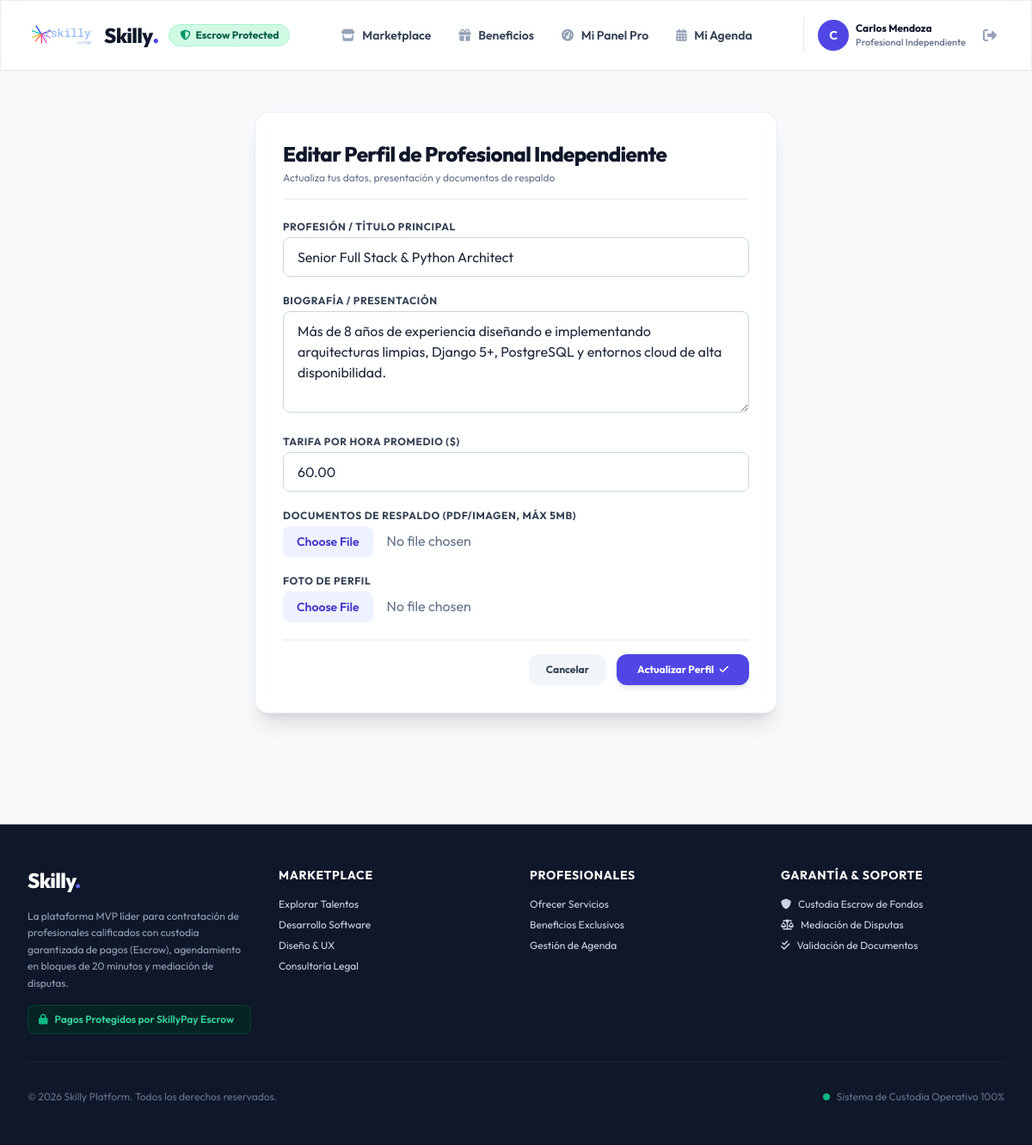
/users/profile/edit/ (signed in), run on the app's committed database.
### apps/users/models.py (models this page shows, shortened)
class CustomUser(AbstractUser):
    ROLE_PROFESIONAL = 'PROFESIONAL'
    ROLE_ORGANIZACION = 'ORGANIZACION'
    ROLE_ADMIN = 'ADMIN'
    ROLE_CHOICES = [
        (ROLE_PROFESIONAL, 'Profesional Independiente'),
        (ROLE_ORGANIZACION, 'Empresa / Organización'),
        (ROLE_ADMIN, 'Administrador Skilly'),
    ]
    role = models.CharField(max_length=20, choices=ROLE_CHOICES, default=ROLE_ORGANIZACION)
    phone = models.CharField(max_length=20, blank=True, null=True, verbose_name="Teléfono de Contacto")
    created_at = models.DateTimeField(auto_now_add=True)
    @property
    def is_professional(self):
        return self.role == self.ROLE_PROFESIONAL
    @property
    def is_admin_role(self):
        return self.role == self.ROLE_ADMIN or self.is_superuser

class ProfessionalProfile(models.Model):
    STATUS_PENDIENTE = 'PENDIENTE'
    STATUS_VALIDADO = 'VALIDADO'
    STATUS_RECHAZADO = 'RECHAZADO'
    VALIDATION_CHOICES = [
        (STATUS_PENDIENTE, 'Pendiente de Validación'),
        (STATUS_VALIDADO, 'Validado'),
        (STATUS_RECHAZADO, 'Rechazado'),
    ]
    user = models.OneToOneField(CustomUser, on_delete=models.CASCADE, related_name='professional_profile')
    profession = models.CharField(max_length=150, verbose_name="Profesión / Título Principal")
    bio = models.TextField(blank=True, verbose_name="Biografía / Presentación")
    slug = models.SlugField(unique=True, max_length=150, verbose_name="URL del Perfil público")
    validation_status = models.CharField(max_length=20, choices=VALIDATION_CHOICES, default=STATUS_PENDIENTE)
    rejection_reason = models.TextField(blank=True, null=True, verbose_name="Motivo de Rechazo")
    support_document = models.FileField(
        upload_to='pro_documents/',
        blank=True,
        null=True,
        validators=[validate_file_size],
        verbose_name="Documentos de Respaldo (PDF/Imagen, Máx 5MB)"
    )
    avatar = models.ImageField(upload_to='avatars/', blank=True, null=True, verbose_name="Foto de Perfil")
    hourly_rate = models.DecimalField(max_digits=10, decimal_places=2, default=0, verbose_name="Tarifa por Hora Promedio ($)")

### apps/users/views.py (the view)
# urls.py: path('profile/edit/', views.profile_edit_view, name='profile_edit'),
@login_required
def profile_edit_view(request):
    user = request.user
    if user.is_professional:
        profile, created = ProfessionalProfile.objects.get_or_create(user=user)
        form_class = ProfessionalProfileForm
    elif user.is_organization:
        profile, created = OrganizationProfile.objects.get_or_create(user=user)
        form_class = OrganizationProfileForm
    else:
        messages.info(request, "Los administradores no requieren editar perfil de marketplace.")
        return redirect('backoffice:dashboard')
    if request.method == 'POST':
        form = form_class(request.POST, request.FILES, instance=profile)
        if form.is_valid():
            if user.is_professional and 'support_document' in request.FILES:
                profile.validation_status = ProfessionalProfile.STATUS_PENDIENTE
                profile.rejection_reason = None
            form.save()
            messages.success(request, "Tu perfil ha sido actualizado correctamente.")
            return redirect('users:dashboard')
    else:
        form = form_class(instance=profile)
    return render(request, 'users/editar_perfil.html', {'form': form, 'profile': profile})

### templates/users/editar_perfil.html (shortened to what this page needs)
{% extends 'base.html' %}
{% block content %}
<div class="max-w-2xl mx-auto px-4 sm:px-6 lg:px-8 py-12">
    <div class="glass-panel p-8 rounded-2xl shadow-xl space-y-6">
        <div class="border-b border-slate-200 pb-4">
            <h2 class="text-2xl font-extrabold text-slate-900 tracking-tight">Editar Perfil de {{ user.get_role_display }}</h2>
            <p class="text-xs text-slate-500 mt-1">Actualiza tus datos, presentación y documentos de respaldo</p>
        </div>
        <form method="post" enctype="multipart/form-data" class="space-y-5">
            {% for field in form %}
                <div>
                    <label for="{{ field.id_for_label }}" class="block text-xs font-bold text-slate-700 uppercase tracking-wider mb-1">
                        {{ field.label }}
                    </label>
                    {{ field }}
                </div>
            {% endfor %}
            <div class="pt-4 flex items-center justify-end gap-3 border-t border-slate-200">
                <a href="{% url 'users:dashboard' %}" class="px-5 py-2.5 bg-slate-100 hover:bg-slate-200 text-slate-700 font-bold rounded-xl text-xs transition-colors">
                    Cancelar
                </a>
                <button type="submit" class="px-6 py-2.5 bg-brand-600 hover:bg-brand-700 text-white font-bold rounded-xl shadow-md text-xs transition-all">
                    Actualizar Perfil <i class="fa-solid fa-check ml-1"></i>
                </button>
            </div>
        </form>
    </div>
</div>
{% endblock %}

### templates/base.html (shortened to what this page needs)
<!DOCTYPE html>
<html lang="es" class="h-full bg-slate-50">
<head>
    <script src="https://cdn.tailwindcss.com"></script>
    <link rel="stylesheet" href="https://cdnjs.cloudflare.com/ajax/libs/font-awesome/6.5.1/css/all.min.css">
</head>
<body class="flex flex-col min-h-full text-slate-800 antialiased selection:bg-brand-500 selection:text-white">
    <header class="sticky top-0 z-50 glass-panel shadow-sm transition-all duration-200">
        <div class="max-w-7xl mx-auto px-4 sm:px-6 lg:px-8">
            <div class="flex items-center justify-between h-20">
                <div class="flex items-center gap-3">
                    <a href="{% url 'services:marketplace' %}" class="flex items-center gap-3 group">
                        {% load static %}
                        <img src="{% static 'skilly-logo.png' %}" alt="Skilly Logo" class="h-10 w-auto group-hover:scale-105 transition-transform duration-200" onerror="this.onerror=null; this.src='https://placehold.co/120x40/4f46e5/ffffff?text=Skilly';">
                        <span class="font-extrabold text-2xl tracking-tight text-slate-900 group-hover:text-brand-600 transition-colors">
                            Skilly<span class="text-brand-600 font-black">.</span>
                        </span>
                    </a>
                    <span class="hidden sm:inline-flex items-center gap-1.5 px-3 py-1 rounded-full text-xs font-bold bg-emerald-100 text-emerald-800 border border-emerald-200">
                        <i class="fa-solid font-bold fa-shield-halved text-emerald-600"></i> Escrow Protected
                    </span>
                </div>
                <nav class="hidden md:flex items-center gap-8">
                    <a href="{% url 'services:marketplace' %}" class="text-sm font-semibold text-slate-700 hover:text-brand-600 transition-colors">
                        <i class="fa-solid fa-store mr-1.5 text-slate-400"></i> Marketplace
                    </a>
                    <a href="{% url 'benefits:list' %}" class="text-sm font-semibold text-slate-700 hover:text-brand-600 transition-colors">
                        <i class="fa-solid fa-gift mr-1.5 text-slate-400"></i> Beneficios
                    </a>
                    {% if user.is_authenticated %}
                        {% if user.is_admin_role %}
                            <a href="{% url 'backoffice:dashboard' %}" class="text-sm font-semibold text-purple-700 hover:text-purple-900 bg-purple-50 px-3 py-1.5 rounded-lg border border-purple-200 transition-colors">
                                <i class="fa-solid fa-user-shield mr-1.5"></i> Back-Office Admin
                            </a>
                        {% elif user.is_professional %}
                            <a href="{% url 'users:pro_dashboard' %}" class="text-sm font-semibold text-slate-700 hover:text-brand-600 transition-colors">
                                <i class="fa-solid fa-gauge-high mr-1.5 text-slate-400"></i> Mi Panel Pro
                            </a>
                            <a href="{% url 'availability:manage' %}" class="text-sm font-semibold text-slate-700 hover:text-brand-600 transition-colors">
                                <i class="fa-solid fa-calendar-days mr-1.5 text-slate-400"></i> Mi Agenda
                            </a>
                        {% else %}
                            <a href="{% url 'users:org_dashboard' %}" class="text-sm font-semibold text-slate-700 hover:text-brand-600 transition-colors">
                                <i class="fa-solid fa-building mr-1.5 text-slate-400"></i> Mis Contrataciones
                            </a>
                        {% endif %}
                    {% endif %}
                </nav>
                <div class="flex items-center gap-4">
                    {% if user.is_authenticated %}
                        <div class="flex items-center gap-3 pl-4 border-l border-slate-200">
                            <a href="{% url 'users:profile_edit' %}" class="flex items-center gap-2 group">
                                <div class="w-9 h-9 rounded-full bg-brand-600 text-white font-bold flex items-center justify-center text-sm shadow-sm group-hover:bg-brand-700 transition-colors">
                                    {{ user.first_name|first|default:user.username|first|upper }}
                                </div>
                                <div class="hidden sm:block text-left">
                                    <span class="block text-xs font-bold text-slate-900 group-hover:text-brand-600 transition-colors">
                                        {{ user.get_full_name|default:user.username }}
                                    </span>
                                    <span class="block text-[11px] font-medium text-slate-500">
                                        {{ user.get_role_display }}
                                    </span>
                                </div>
                            </a>
                            <form action="{% url 'users:logout' %}" method="post" class="inline">
                                <button type="submit" class="p-2 text-slate-400 hover:text-rose-600 hover:bg-rose-50 rounded-lg transition-colors" title="Cerrar sesión">
                                    <i class="fa-solid fa-right-from-bracket"></i>
                                </button>
                            </form>
                        </div>
                    {% endif %}
                </div>
            </div>
        </div>
    </header>
    <main class="flex-1">
        {% block content %}{% endblock %}
    </main>
    <footer class="bg-slate-900 text-slate-300 mt-20 border-t border-slate-800">
        <div class="max-w-7xl mx-auto px-4 sm:px-6 lg:px-8 py-12">
            <div class="grid grid-cols-1 md:grid-cols-4 gap-8 mb-8">
                <div class="space-y-4">
                    <div class="flex items-center gap-2">
                        <span class="font-extrabold text-2xl tracking-tight text-white">
                            Skilly<span class="text-brand-500">.</span>
                        </span>
                    </div>
                    <p class="text-xs text-slate-400 leading-relaxed">
                        La plataforma MVP líder para contratación de profesionales calificados con custodia garantizada de pagos (Escrow), agendamiento en bloques de 20 minutos y mediación de disputas.
                    </p>
                    <div class="flex items-center gap-2 text-xs font-semibold text-emerald-400 bg-emerald-950/60 px-3 py-2 rounded-lg border border-emerald-800/50">
                        <i class="fa-solid fa-lock text-emerald-500"></i> Pagos Protegidos por SkillyPay Escrow
                    </div>
                </div>
                <div>
                    <h4 class="text-sm font-bold text-white uppercase tracking-wider mb-4">Marketplace</h4>
                    <ul class="space-y-2 text-xs">
                        <li><a href="{% url 'services:marketplace' %}" class="hover:text-brand-400 transition-colors">Explorar Talentos</a></li>
                        <li><a href="{% url 'services:marketplace' %}?category=desarrollo-software" class="hover:text-brand-400 transition-colors">Desarrollo Software</a></li>
                        <li><a href="{% url 'services:marketplace' %}?category=diseno-ux" class="hover:text-brand-400 transition-colors">Diseño & UX</a></li>
                        <li><a href="{% url 'services:marketplace' %}?category=consultoria-legal" class="hover:text-brand-400 transition-colors">Consultoría Legal</a></li>
                    </ul>
                </div>
                <div>
                    <h4 class="text-sm font-bold text-white uppercase tracking-wider mb-4">Profesionales</h4>
                    <ul class="space-y-2 text-xs">
                        <li><a href="{% url 'users:register' %}" class="hover:text-brand-400 transition-colors">Ofrecer Servicios</a></li>
                        <li><a href="{% url 'benefits:list' %}" class="hover:text-brand-400 transition-colors">Beneficios Exclusivos</a></li>
                        <li><a href="{% url 'availability:manage' %}" class="hover:text-brand-400 transition-colors">Gestión de Agenda</a></li>
                    </ul>
                </div>
                <div>
                    <h4 class="text-sm font-bold text-white uppercase tracking-wider mb-4">Garantía & Soporte</h4>
                    <ul class="space-y-2 text-xs">
                        <li class="flex items-center gap-2"><i class="fa-solid fa-shield text-brand-400"></i> Custodia Escrow de Fondos</li>
                        <li class="flex items-center gap-2"><i class="fa-solid fa-scale-balanced text-brand-400"></i> Mediación de Disputas</li>
                        <li class="flex items-center gap-2"><i class="fa-solid fa-check-double text-brand-400"></i> Validación de Documentos</li>
                    </ul>
                </div>
            </div>
            <div class="pt-8 border-t border-slate-800 flex flex-col sm:flex-row items-center justify-between text-xs text-slate-500 gap-4">
                <p>&copy; 2026 Skilly Platform. Todos los derechos reservados.</p>
                <p class="flex items-center gap-2">
                    <span class="w-2 h-2 rounded-full bg-emerald-500 animate-pulse"></span> Sistema de Custodia Operativo 100%
                </p>
            </div>
        </div>
    </footer>
</body>
</html>

### templates/base.html (style rules this page uses)
body { font-family: 'Outfit', 'Inter', sans-serif; }
.glass-panel { background: rgba(255, 255, 255, 0.85); backdrop-filter: blur(12px); border: 1px solid rgba(226, 232, 240, 0.8); }

### data on the page
CustomUser: first_name|first "C", get_full_name "Carlos Mendoza", role "Profesional Independiente"
ProfessionalProfile: form "Senior Full Stack & Python Architect" "Más de 8 años de experiencia diseñando e implementando arquitecturas limpias, Django 5+, PostgreSQL y entornos cloud de alta disponibilidad." "60.00"

### other printed values
{{ field.label }} "PROFESIÓN / TÍTULO PRINCIPAL" "BIOGRAFÍA / PRESENTACIÓN" "TARIFA POR HORA PROMEDIO ($)" "DOCUMENTOS DE RESPALDO (PDF/IMAGEN, MÁX 5MB)" "FOTO DE PERFIL"
